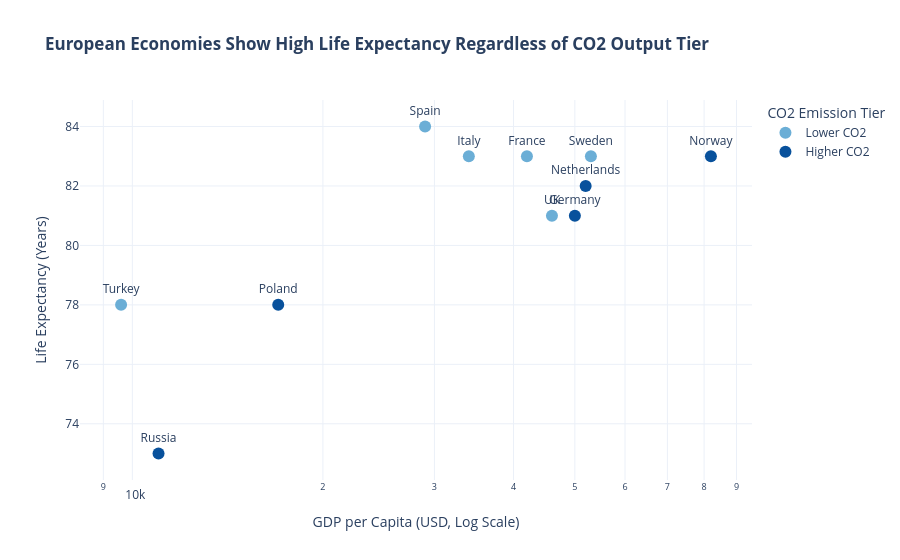

The code cell stored with this chart in its notebook:
### Code cell
df_europe = df[df['Continent'] == 'Europe'].copy()

df_europe['CO2_Tier'] = pd.qcut(df_europe['CO2_per_capita'], q=2, labels=['Lower CO2', 'Higher CO2'])

fig1 = px.scatter(
    df_europe,
    x='GDP_per_capita',
    y='Life_expectancy',
    color='CO2_Tier',
    text='Country',
    log_x=True,
    title='<b>European Economies Show High Life Expectancy Regardless of CO2 Output Tier</b>',
    labels={
        'GDP_per_capita': 'GDP per Capita (USD, Log Scale)',
        'Life_expectancy': 'Life Expectancy (Years)',
        'CO2_Tier': 'CO2 Emission Tier'
    },
    color_discrete_map={'Lower CO2': '#6baed6', 'Higher CO2': '#08519c'}
)

fig1.update_traces(textposition='top center', marker=dict(size=12))
fig1.update_layout(template='plotly_white')
fig1.show()

### Figure 1 — Plotly figure (JSON) as saved in the notebook; plotly's stock layout.template omitted (floating-point values rounded to 4 significant figures)
{"data": [{"hovertemplate": "CO2 Emission Tier=Lower CO2<br>GDP per Capita (USD, Log Scale)=%{x}<br>Life Expectancy (Years)=%{y}<br>Country=%{text}<extra></extra>", "legendgroup": "Lower CO2", "marker": {"color": "#6baed6", "size": 12, "symbol": "circle"}, "mode": "markers+text", "name": "Lower CO2", "orientation": "v", "showlegend": true, "text": ["France", "Italy", "Spain", "Sweden", "Turkey", "UK"], "textposition": "top center", "type": "scatter", "x": [42000, 34000, 29000, 53000, 9600, 46000], "xaxis": "x", "y": [83, 83, 84, 83, 78, 81], "yaxis": "y"}, {"hovertemplate": "CO2 Emission Tier=Higher CO2<br>GDP per Capita (USD, Log Scale)=%{x}<br>Life Expectancy (Years)=%{y}<br>Country=%{text}<extra></extra>", "legendgroup": "Higher CO2", "marker": {"color": "#08519c", "size": 12, "symbol": "circle"}, "mode": "markers+text", "name": "Higher CO2", "orientation": "v", "showlegend": true, "text": ["Germany", "Netherlands", "Norway", "Poland", "Russia"], "textposition": "top center", "type": "scatter", "x": [50000, 52000, 82000, 17000, 11000], "xaxis": "x", "y": [81, 82, 83, 78, 73], "yaxis": "y"}], "layout": {"legend": {"title": {"text": "CO2 Emission Tier"}, "tracegroupgap": 0}, "title": {"text": "<b>European Economies Show High Life Expectancy Regardless of CO2 Output Tier</b>"}, "xaxis": {"anchor": "y", "domain": [0, 1], "title": {"text": "GDP per Capita (USD, Log Scale)"}, "type": "log"}, "yaxis": {"anchor": "x", "domain": [0, 1], "title": {"text": "Life Expectancy (Years)"}}}}
